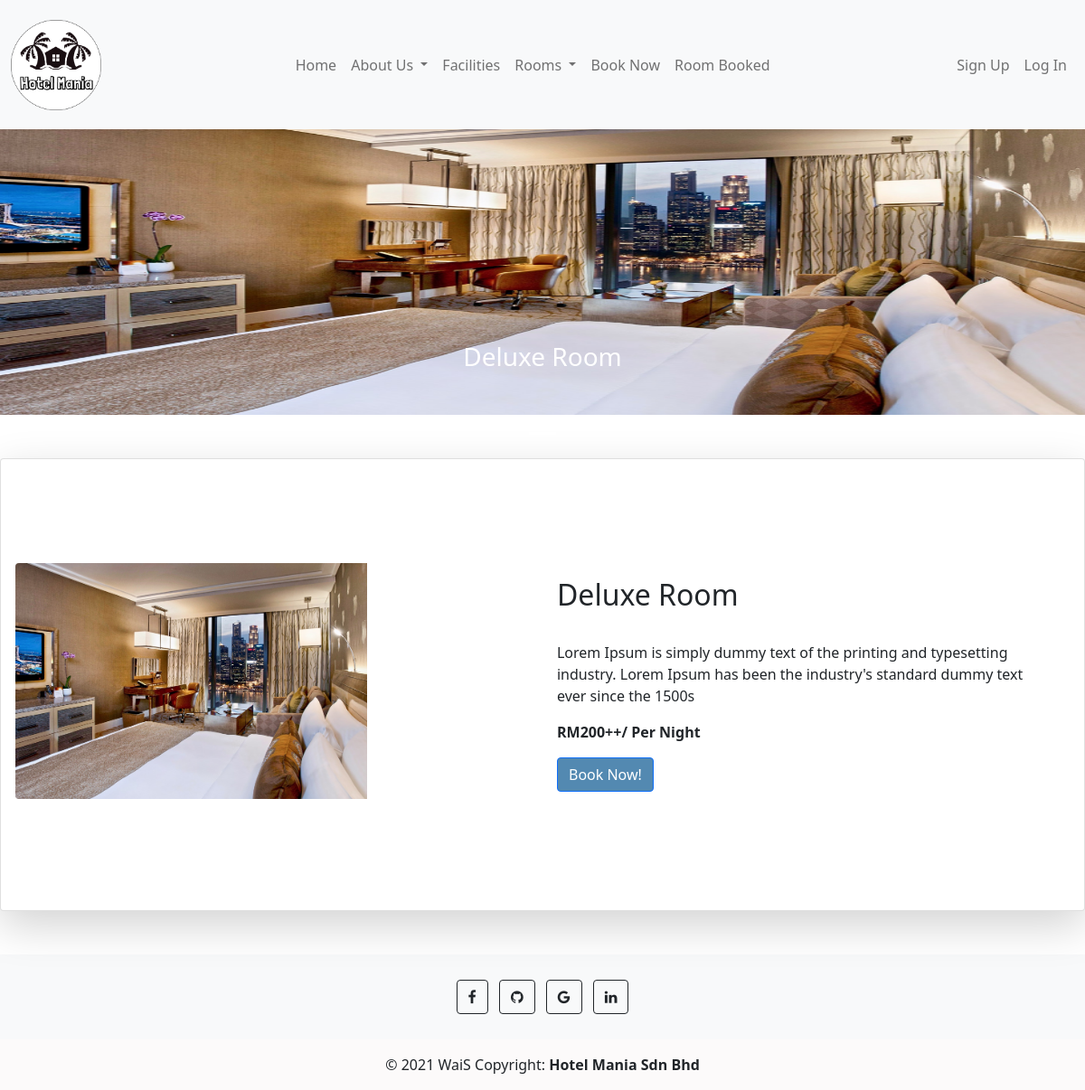
The page /room-deluxe.php on the database its author committed.
### tables this page shows
CREATE TABLE `roomtypedb` (
  `roomTypeId` int(11) NOT NULL,
  `roomType` enum('Normal','Executive','Deluxe') NOT NULL,
  `roomRate` double NOT NULL,
  `roomDetails` varchar(255) NOT NULL,
  `roomImage` text NOT NULL
);

### backend/config.php (called while the page is built)
<?php
require_once "product_db.php";
$product_db = new product_db();
?>

### backend/product_db.php (called while the page is built, shortened)
<?php
require_once "DBController.php";
class product_db extends DBController{
    function getDeluxe()
    {
        $query = "SELECT * FROM roomtypedb WHERE roomType='Deluxe'";
        $productResult = $this->getDBResult($query);
        return $productResult;
    }
}
?>

### backend/DBController.php (called while the page is built, shortened)
<?php
class DBController
{
    private $host = "localhost";
    private $user = "root";
    private $password = "";
    private $database = "hotel_mania";
    private static $conn;
    function __construct()
    {
        $this->conn = mysqli_connect($this->host, $this->user, $this->password, $this->database);
    }
    function getDBResult($query, $params = array())
    {
        $sql_statement = $this->conn->prepare($query);
        $sql_statement->execute();
        $result = $sql_statement->get_result();
        if ($result->num_rows > 0) {
            while ($row = $result->fetch_assoc()) {
                $resultset[] = $row;
            }
        }
        if (! empty($resultset)) {
            return $resultset;
        }
    }
}

### room-deluxe.php (the view, shortened to what this page needs)
<!DOCTYPE html>
<html lang="en">
<?php require_once "backend/config.php"; ?>
<head>
    <link rel="stylesheet" href="css/room.css">
    <link href="https://cdn.jsdelivr.net/npm/bootstrap@5.1.1/dist/css/bootstrap.min.css" rel="stylesheet">
    <link rel="stylesheet" href="https://cdn.jsdelivr.net/npm/bootstrap-icons@1.6.0/font/bootstrap-icons.css">
</head>
<?php include 'include_php/header.php';?>
<body>
<?php
        $query = "SELECT * FROM roomtypedb WHERE roomType='Deluxe'";
        $product_array = $product_db->getDeluxe($query);
        if (!empty($product_array)) {
            foreach ($product_array as $key => $value) {
        ?>
<div id="carouselExampleSlidesOnly" class="carousel slide firstcard" data-bs-ride="carousel">
  <div class="carousel-indicators">
    <button type="button" data-bs-target="#carouselExampleCaptions" data-bs-slide-to="0" class="active" aria-current="true" aria-label="Slide 1"></button>
</div>
  <div class="carousel-inner crl">
    <div class="carousel-item active">
      <img src="<?php echo $product_array[$key]["roomImage"]; ?>" class="d-block w-100" alt="...">
      <div class="carousel-caption d-none d-md-block">
        <h3><?php echo $product_array[$key]["roomType"] . " Room"; ?></h3>
      </div>
    </div>
  </div>
</div>
<div class="card mb-3 shadow-lg p-3 mb-5 bg-white rounded">
    <div class="row g-0 row-center row1">
        <div class="col-md-4">
            <img src="<?php echo $product_array[$key]["roomImage"]; ?>" class="img-fluid rounded-start dslr-image" alt="...">
        </div>
        <div class="col-md-2">
        </div>
        <div class="col-md-6 justify-content-center align-self-center">
            <div class="card-body">
                <div class="dslr-description">
                    <h2 class="card-title"><?php echo $product_array[$key]["roomType"] . " Room"; ?></h2><br>
                    <p class="card-text text-description"><?php echo $product_array[$key]["roomDetails"]; ?></p>
                    <p><b><?php echo  "RM".$product_array[$key]["roomRate"] . "++/ Per Night" ; ?> </b></p>
                    <input type="submit" value="Book Now!" onclick="location.href='booking.php'" class="btn btn-primary submitbtn2">
                </div>
            </div>
        </div>
    </div>
</div>
<?php
            }
        }
?>
<?php include 'include_php/footer.php';?>
</body>
</html>

### css/room.css (style rules this page uses)
html body { padding-top: 6.2em; }
.w-100 { height: 45vh; }
.firstcard { padding-bottom: 3em; }
.row1 { padding-top: 6.2em; padding-bottom: 6.2em; }
.submitbtn2 { background-color: #5389B1 !important; }

### rows shown on the page
roomtypedb: roomImage (picture), roomType "Deluxe", roomDetails "Lorem Ipsum is simply dummy text of the printing and typesetting industry. Lorem Ipsum has been the industry's standard dummy text ever since the 1500s", roomRate "200"
